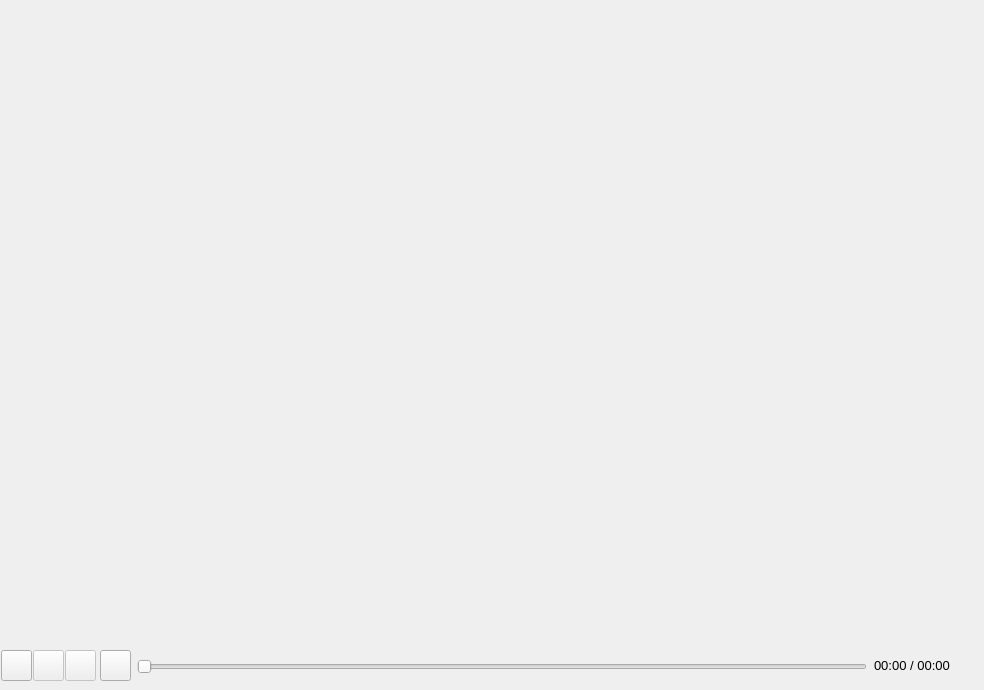
      <widget class="QWidget" name="tabHome">
       <attribute name="title">
        <string>Home</string>
       </attribute>
       <widget class="QWidget" name="gridLayoutWidget">
        <property name="geometry">
         <rect>
          <x>0</x>
          <y>0</y>
          <width>951</width>
          <height>641</height>
         </rect>
        </property>
        <layout class="QGridLayout" name="gridRender"/>
       </widget>
       <widget class="QPushButton" name="stoprecord_button">
        <property name="geometry">
         <rect>
          <x>1</x>
          <y>650</y>
          <width>31</width>
          <height>31</height>
         </rect>
        </property>
        <property name="text">
         <string/>
        </property>
        <property name="icon">
         <iconset>
          <normalon>:/resources/images/record.png</normalon>
         </iconset>
        </property>
        <property name="iconSize">
         <size>
          <width>32</width>
          <height>65</height>
         </size>
        </property>
       </widget>
       <widget class="QPushButton" name="playpause_button">
        <property name="enabled">
         <bool>false</bool>
        </property>
        <property name="geometry">
         <rect>
          <x>33</x>
          <y>650</y>
          <width>31</width>
          <height>31</height>
         </rect>
        </property>
        <property name="text">
         <string/>
        </property>
        <property name="icon">
         <iconset resource="../resources.qrc">
          <normaloff>:/resources/images/play.svg</normaloff>:/resources/images/play.svg</iconset>
        </property>
        <property name="iconSize">
         <size>
          <width>65</width>
          <height>25</height>
         </size>
        </property>
       </widget>
       <widget class="QSlider" name="timeLine_slider">
        <property name="enabled">
         <bool>false</bool>
        </property>
        <property name="geometry">
         <rect>
          <x>137</x>
          <y>652</y>
          <width>730</width>
          <height>29</height>
         </rect>
        </property>
        <property name="maximum">
         <number>0</number>
        </property>
        <property name="orientation">
         <enum>Qt::Horizontal</enum>
        </property>
       </widget>
       <widget class="QLabel" name="timeLabel">
        <property name="geometry">
         <rect>
          <x>874</x>
          <y>657</y>
          <width>101</width>
          <height>17</height>
         </rect>
        </property>
        <property name="font">
         <font>
          <pointsize>10</pointsize>
         </font>
        </property>
        <property name="text">
         <string>00:00 / 00:00</string>
        </property>
       </widget>
       <widget class="QPushButton" name="execLog_button">
        <property name="enabled">
         <bool>false</bool>
        </property>
        <property name="geometry">
         <rect>
          <x>65</x>
          <y>650</y>
          <width>31</width>
          <height>31</height>
         </rect>
        </property>
        <property name="text">
         <string/>
        </property>
        <property name="icon">
         <iconset resource="../resources.qrc">
          <normaloff>:/resources/images/execute.png</normaloff>:/resources/images/execute.png</iconset>
        </property>
        <property name="iconSize">
         <size>
          <width>65</width>
          <height>25</height>
         </size>
        </property>
       </widget>
       <widget class="QPushButton" name="openLog_button">
        <property name="enabled">
         <bool>true</bool>
        </property>
        <property name="geometry">
         <rect>
          <x>100</x>
          <y>650</y>
          <width>31</width>
          <height>31</height>
         </rect>
        </property>
        <property name="text">
         <string/>
        </property>
        <property name="icon">
         <iconset resource="../resources.qrc">
          <normaloff>:/resources/images/open.svg</normaloff>:/resources/images/open.svg</iconset>
        </property>
        <property name="iconSize">
         <size>
          <width>50</width>
          <height>25</height>
         </size>
        </property>
       </widget>
      </widget>
